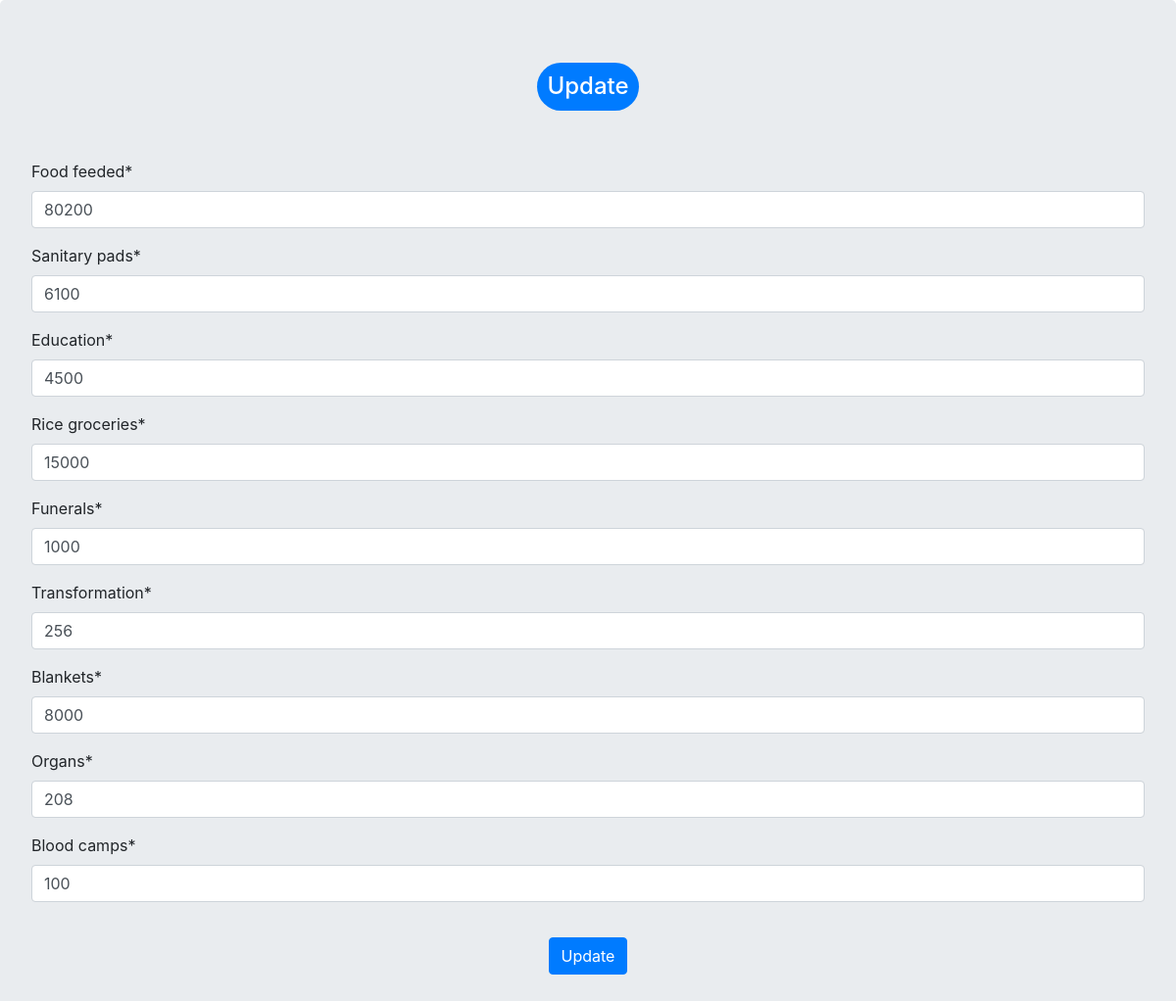
The page /admin_panel/update_count (signed in) on the database its author committed.
### app/models.py (models this page shows)
class CountNumbers(models.Model):
    food_feeded=models.IntegerField()
    sanitary_pads=models.IntegerField()
    education=models.IntegerField()
    rice_groceries=models.IntegerField()
    funerals=models.IntegerField()
    transformation=models.IntegerField()
    blankets       =models.IntegerField(default=0)
    organs       =models.IntegerField(default=0)
    blood_camps       =models.IntegerField(default=0)

### app/views.py (the view)
# urls.py: path('admin_panel/update_count',views.update_count,name="update_count"),
@user_passes_test(lambda u: u.is_superuser)
def update_count(request):
    instance=CountNumbers.objects.first()
    if request.method=="POST":
        form=CountNumbersForm(request.POST,request.FILES,instance=instance)
        if form.is_valid():
            about=form.save()
            return redirect('app:admin_panel')
    else:
        form=CountNumbersForm(instance=instance)
    return render(request,'create.html',{'form':form,'theme':'Update'})

### app/forms.py
class CountNumbersForm(forms.ModelForm):
    class Meta:
        model=CountNumbers
        fields="__all__"

### templates/create.html (shortened to what this page needs)
{% load static %}
{% load crispy_forms_tags%}
<!DOCTYPE html>
<html lang="en" dir="ltr">
  <head>
    <link rel="stylesheet" href="{% static 'bootstrap/bootstrap.min.css'%}">
  </head>
  <body>
    <div class="jumbotron">
      <center><h4 style="text-align:center;padding:10px;background-color:#007bff;color:white;margin-bottom:50px;display:inline-block;border-radius:50px;">{{theme}}</h4></center>
      <form method="post" enctype="multipart/form-data">
        {{form | crispy}}
        <center><input type="submit" value="{{theme}}" class="btn btn-primary" style="margin-top:20px;"></center>
      </form>
    </div>
  </body>
</html>

### rows shown on the page
CountNumbers: food_feeded "80200", sanitary_pads "6100", education "4500", rice_groceries "15000", funerals "1000", transformation "256", blankets "8000", organs "208", blood_camps "100"

### other values the page prints
{{ theme }} "Update"
